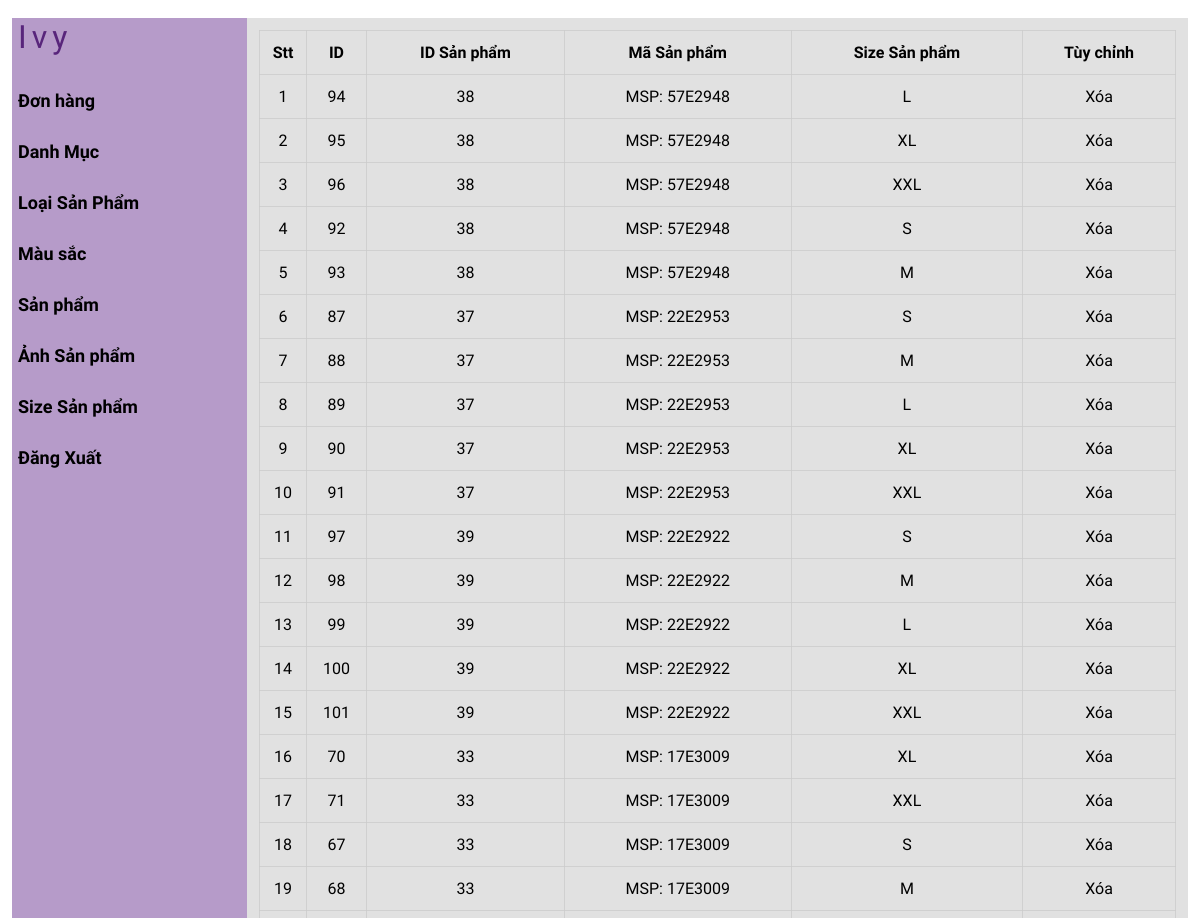
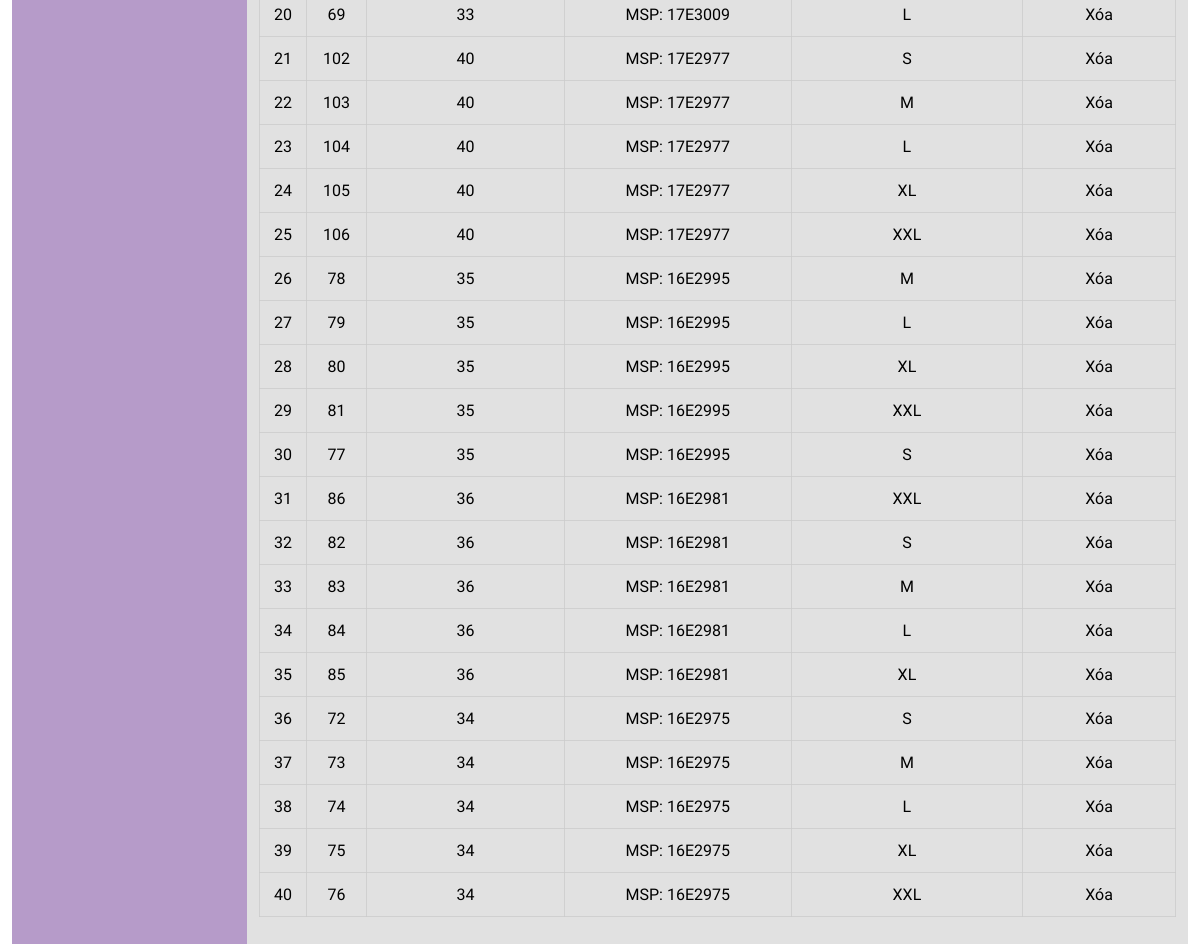
The page /ivymoda/admin/sizesanphamlists.php (signed in) on the database its author committed (2 pictures, top to bottom).
### tables this page shows
CREATE TABLE `tbl_sanpham_size` (
  `sanpham_size_id` int(11) NOT NULL,
  `sanpham_id` int(11) NOT NULL,
  `sanpham_size` varchar(5) NOT NULL
);

CREATE TABLE `tbl_sanpham` (
  `sanpham_id` int(11) NOT NULL,
  `sanpham_tieude` varchar(255) NOT NULL,
  `sanpham_ma` varchar(255) NOT NULL,
  `danhmuc_id` int(11) NOT NULL,
  `loaisanpham_id` int(11) NOT NULL,
  `color_id` int(11) NOT NULL,
  `sanpham_gia` varchar(255) NOT NULL,
  `sanpham_chitiet` text NOT NULL,
  `sanpham_baoquan` text NOT NULL,
  `sanpham_anh` varchar(255) NOT NULL
);

### ivymoda/admin/lib/database.php (called while the page is built, shortened)
<?php
Class Database{
   public $host   = DB_HOST;
   public $user   = DB_USER;
   public $pass   = DB_PASS;
   public $dbname = DB_NAME;
   public $link;
private function connectDB(){
   $this->link = new mysqli($this->host, $this->user, $this->pass,
    $this->dbname);
 }
public function select($query){
  mysqli_set_charset($this->link,'UTF8');
  $result = $this->link->query($query) or
   die($this->link->error.__LINE__);
  if($result->num_rows > 0){
    return $result;
  } else {
    return false;
  }
 }
}

### ivymoda/admin/class/product_class.php (called while the page is built, shortened)
<?php
 class product
 {
    private $db;
    public function __construct()
    {
        $this ->db = new Database();
    }
    public function get_all_size(){
        $query = "SELECT tbl_sanpham_size.*, tbl_sanpham.sanpham_ma
        FROM tbl_sanpham_size INNER JOIN tbl_sanpham ON tbl_sanpham_size.sanpham_id = tbl_sanpham.sanpham_id
        ORDER BY tbl_sanpham.sanpham_ma DESC  ";
        $result = $this -> db ->select($query);
        return $result;
    }
    }
?>

### ivymoda/admin/sizesanphamlists.php (the view, shortened to what this page needs)
<?php
include "header.php";
include "leftside.php";
?>
<?php
$product = new product();
    $get_all_size = $product -> get_all_size();
?>
       <div class="admin-content-right">
            <div class="table-content">
                <table>
                    <tr>
                        <th>Stt</th>
                        <th>ID</th>
                        <th>ID Sản phẩm</th>
                        <th>Mã Sản phẩm</th>
                        <th>Size Sản phẩm</th>
                        <th>Tùy chỉnh</th>
                    </tr>
                    <?php
                    if($get_all_size){$i=0; while($result= $get_all_size->fetch_assoc()){
                        $i++
                    ?>
                    <tr>
                        <td> <?php echo $i ?></td>
                        <td> <?php echo $result['sanpham_size_id'] ?></td>
                        <td> <?php echo $result['sanpham_id'] ?></td>
                        <td> <?php echo $result['sanpham_ma']  ?></td>
                        <td> <?php echo $result['sanpham_size']  ?></td>
                        <td><a href="sizesanphamdeletes.php?sanpham_size_id=<?php echo $result['sanpham_size_id'] ?>">Xóa</a></td>
                    </tr>
                    <?php
                     }}
                    ?>
                </table>
               </div>
        </div>
    </section>
</body>
</html>

### ivymoda/admin/css/style.css (style rules this page uses)
:root { --maincolor: #58257B; --subcolor: #A083B4; }
* { padding: 0; margin: 0; box-sizing: border-box; }
a { text-decoration: none; color: black; }
.admin-content-right { width: 80%; background-color: #dddd; padding: 12px 12px; height: 100vh; overflow-y: scroll; }
.table-content table { width: 100%; }
.table-content table,th,td { text-align: center; border: 1px solid #cccc; border-collapse: collapse; padding: 12px 0; font-family: 'Bona Nova', serif; }

### rows shown on the page
tbl_sanpham_size: sanpham_size_id "94", sanpham "38", sanpham.sanpham_ma "MSP: 57E2948", sanpham_size "L"
tbl_sanpham_size: sanpham_size_id "95", sanpham "38", sanpham.sanpham_ma "MSP: 57E2948", sanpham_size "XL"
tbl_sanpham_size: sanpham_size_id "96", sanpham "38", sanpham.sanpham_ma "MSP: 57E2948", sanpham_size "XXL"
tbl_sanpham_size: sanpham_size_id "92", sanpham "38", sanpham.sanpham_ma "MSP: 57E2948", sanpham_size "S"
tbl_sanpham_size: sanpham_size_id "93", sanpham "38", sanpham.sanpham_ma "MSP: 57E2948", sanpham_size "M"
tbl_sanpham_size: sanpham_size_id "87", sanpham "37", sanpham.sanpham_ma "MSP: 22E2953", sanpham_size "S"
tbl_sanpham_size: sanpham_size_id "88", sanpham "37", sanpham.sanpham_ma "MSP: 22E2953", sanpham_size "M"
tbl_sanpham_size: sanpham_size_id "89", sanpham "37", sanpham.sanpham_ma "MSP: 22E2953", sanpham_size "L"
tbl_sanpham_size: sanpham_size_id "90", sanpham "37", sanpham.sanpham_ma "MSP: 22E2953", sanpham_size "XL"
tbl_sanpham_size: sanpham_size_id "91", sanpham "37", sanpham.sanpham_ma "MSP: 22E2953", sanpham_size "XXL"
tbl_sanpham_size: sanpham_size_id "97", sanpham "39", sanpham.sanpham_ma "MSP: 22E2922", sanpham_size "S"
tbl_sanpham_size: sanpham_size_id "98", sanpham "39", sanpham.sanpham_ma "MSP: 22E2922", sanpham_size "M"
tbl_sanpham_size: sanpham_size_id "99", sanpham "39", sanpham.sanpham_ma "MSP: 22E2922", sanpham_size "L"
tbl_sanpham_size: sanpham_size_id "100", sanpham "39", sanpham.sanpham_ma "MSP: 22E2922", sanpham_size "XL"
tbl_sanpham_size: sanpham_size_id "101", sanpham "39", sanpham.sanpham_ma "MSP: 22E2922", sanpham_size "XXL"
tbl_sanpham_size: sanpham_size_id "70", sanpham "33", sanpham.sanpham_ma "MSP: 17E3009", sanpham_size "XL"
tbl_sanpham_size: sanpham_size_id "71", sanpham "33", sanpham.sanpham_ma "MSP: 17E3009", sanpham_size "XXL"
tbl_sanpham_size: sanpham_size_id "67", sanpham "33", sanpham.sanpham_ma "MSP: 17E3009", sanpham_size "S"
tbl_sanpham_size: sanpham_size_id "68", sanpham "33", sanpham.sanpham_ma "MSP: 17E3009", sanpham_size "M"
tbl_sanpham_size: sanpham_size_id "69", sanpham "33", sanpham.sanpham_ma "MSP: 17E3009", sanpham_size "L"
tbl_sanpham_size: sanpham_size_id "102", sanpham "40", sanpham.sanpham_ma "MSP: 17E2977", sanpham_size "S"
tbl_sanpham_size: sanpham_size_id "103", sanpham "40", sanpham.sanpham_ma "MSP: 17E2977", sanpham_size "M"
tbl_sanpham_size: sanpham_size_id "104", sanpham "40", sanpham.sanpham_ma "MSP: 17E2977", sanpham_size "L"
tbl_sanpham_size: sanpham_size_id "105", sanpham "40", sanpham.sanpham_ma "MSP: 17E2977", sanpham_size "XL"
tbl_sanpham_size: sanpham_size_id "106", sanpham "40", sanpham.sanpham_ma "MSP: 17E2977", sanpham_size "XXL"
tbl_sanpham_size: sanpham_size_id "78", sanpham "35", sanpham.sanpham_ma "MSP: 16E2995", sanpham_size "M"
tbl_sanpham_size: sanpham_size_id "79", sanpham "35", sanpham.sanpham_ma "MSP: 16E2995", sanpham_size "L"
tbl_sanpham_size: sanpham_size_id "80", sanpham "35", sanpham.sanpham_ma "MSP: 16E2995", sanpham_size "XL"
tbl_sanpham_size: sanpham_size_id "81", sanpham "35", sanpham.sanpham_ma "MSP: 16E2995", sanpham_size "XXL"
tbl_sanpham_size: sanpham_size_id "77", sanpham "35", sanpham.sanpham_ma "MSP: 16E2995", sanpham_size "S"
tbl_sanpham_size: sanpham_size_id "86", sanpham "36", sanpham.sanpham_ma "MSP: 16E2981", sanpham_size "XXL"
tbl_sanpham_size: sanpham_size_id "82", sanpham "36", sanpham.sanpham_ma "MSP: 16E2981", sanpham_size "S"
tbl_sanpham_size: sanpham_size_id "83", sanpham "36", sanpham.sanpham_ma "MSP: 16E2981", sanpham_size "M"
tbl_sanpham_size: sanpham_size_id "84", sanpham "36", sanpham.sanpham_ma "MSP: 16E2981", sanpham_size "L"
tbl_sanpham_size: sanpham_size_id "85", sanpham "36", sanpham.sanpham_ma "MSP: 16E2981", sanpham_size "XL"
tbl_sanpham_size: sanpham_size_id "72", sanpham "34", sanpham.sanpham_ma "MSP: 16E2975", sanpham_size "S"
tbl_sanpham_size: sanpham_size_id "73", sanpham "34", sanpham.sanpham_ma "MSP: 16E2975", sanpham_size "M"
tbl_sanpham_size: sanpham_size_id "74", sanpham "34", sanpham.sanpham_ma "MSP: 16E2975", sanpham_size "L"
tbl_sanpham_size: sanpham_size_id "75", sanpham "34", sanpham.sanpham_ma "MSP: 16E2975", sanpham_size "XL"
tbl_sanpham_size: sanpham_size_id "76", sanpham "34", sanpham.sanpham_ma "MSP: 16E2975", sanpham_size "XXL"
